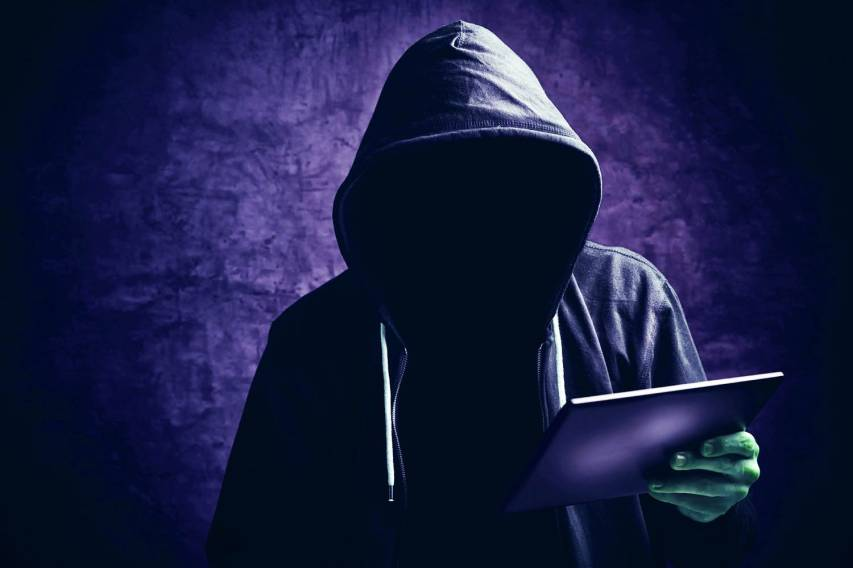
#> input picture pic/app bg.jpg, 853 x 568 px
$ python -i steganography.py   (imports and definitions only)
#> lines starting #> are read from the running program, lines starting #| are printed output that depends on the picture
from tkinter import *
from tkinter import ttk
import tkinter.filedialog
from PIL import ImageTk
from PIL import Image
from tkinter import messagebox
from io import BytesIO
import os

class Stegno:
    output_image_size = 0

    # [32 lines left out: function main, not called in this run]


    def home(self, frame):
        frame.destroy()
        self.main(root)

    # [209 lines left out: functions frame1_decode, frame2_decode, decode, frame1_encode, frame2_encode, info and 4 more, not called in this run]

    def page3(self, frame):
        frame.destroy()
        self.main(root)

# [1 line not run here, left out]

o = Stegno()
# [3 lines not run here, left out]

>>> import cv2
>>> picture = cv2.imread('pic/app bg.jpg', cv2.IMREAD_GRAYSCALE)
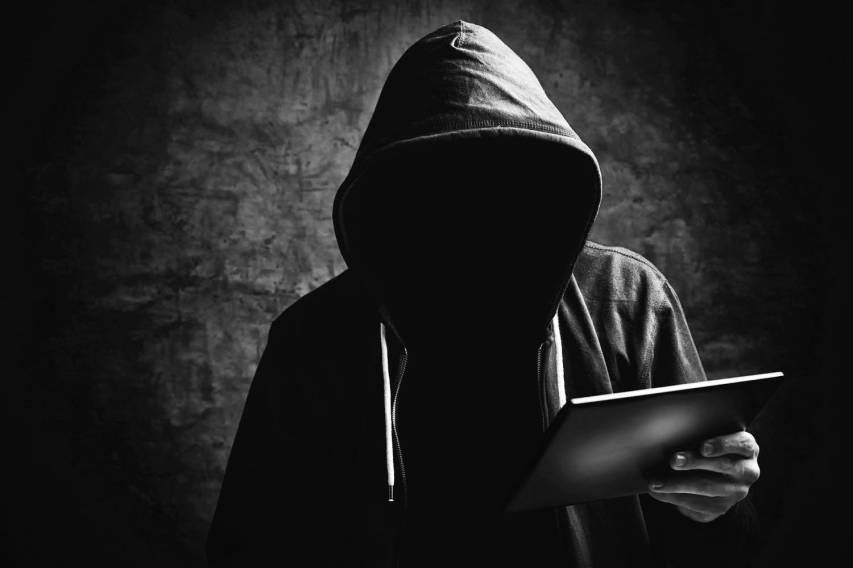
#> picture: shape (568, 853); min 0, max 255, mean 30.4
#> (the run stopped early here; a loop or call above may not have finished)
